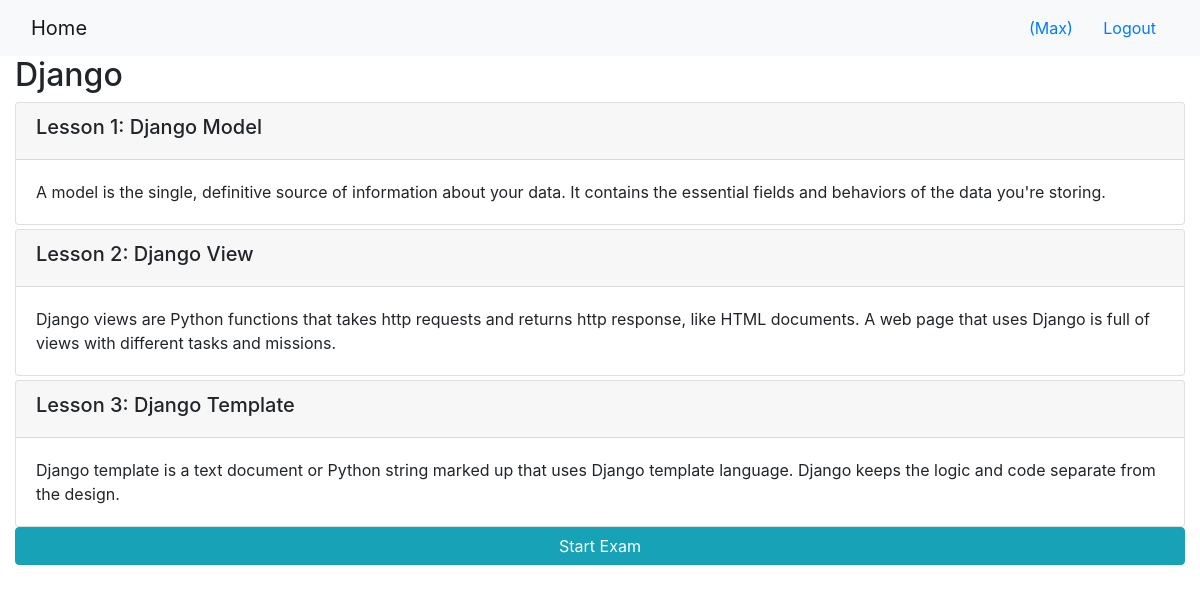
/onlinecourse/1/ (signed in), run on the app's committed database.
### onlinecourse/models.py (models this page shows, shortened)
class Course(models.Model):
    name = models.CharField(null=False, max_length=30, default='online course')
    image = models.ImageField(upload_to='course_images/')
    description = models.CharField(max_length=1000)
    pub_date = models.DateField(null=True)
    instructors = models.ManyToManyField(Instructor)
    users = models.ManyToManyField(settings.AUTH_USER_MODEL, through='Enrollment')
    total_enrollment = models.IntegerField(default=0)
    is_enrolled = False

class Lesson(models.Model):
    title = models.CharField(max_length=200, default="title")
    order = models.IntegerField(default=0)
    course = models.ForeignKey(Course, on_delete=models.CASCADE)
    content = models.TextField()

### onlinecourse/views.py (the view)
# urls.py: path('<int:pk>/', views.CourseDetailView.as_view(), name='course_details'),
class CourseDetailView(generic.DetailView):
    model = Course
    template_name = 'onlinecourse/course_detail_bootstrap.html'

### onlinecourse/templates/onlinecourse/course_detail_bootstrap.html (shortened to what this page needs)
<!DOCTYPE html>
<html lang="en">
<head>
     {% load static %}
    <link rel="stylesheet" href="https://maxcdn.bootstrapcdn.com/bootstrap/4.5.2/css/bootstrap.min.css">
</head>
<body>
    <nav class="navbar navbar-light bg-light">
        <div class="container-fluid">
            <div class="navbar-header">
                  <a class="navbar-brand" href="{% url 'onlinecourse:index' %}">Home</a>
            </div>
            <ul class="nav navbar-nav navbar-right">
                {% if user.is_authenticated %}
                <li>
                    <a class="btn btn-link" href="#">{{ user.first_name }}({{ user.username }})</a>
                    <a class="btn btn-link" href="{% url 'onlinecourse:logout' %}">Logout</a>
                </li>
                {% endif %}
            </ul>
        </div>
    </nav>
    <div class="container-fluid">
            <h2>{{ course.name }}</h2>
            <div class="card-columns-vertical">
                {% for lesson in course.lesson_set.all %}
                    <div class="card mt-1">
                        <div class="card-header"><h5>Lesson {{lesson.order|add:1}}: {{lesson.title}}</h5></div>
                        <div class="card-body">{{lesson.content}}</div>
                    </div>
                {% endfor %}
            </div>
            <button data-toggle="collapse" data-target="#exam"
                 class="btn btn-info" role="button" style="width:100%">
                Start Exam</button>
    </div>
</body>
</html>

### data on the page
Course: name "Django"
Lesson: order|add "1", title "Django Model", content "A model is the single, definitive source of information about your data. It contains the essential fields and behaviors of the data you're storing."
Lesson: order|add "2", title "Django View", content "Django views are Python functions that takes http requests and returns http response, like HTML documents. A web page that uses Django is full of views with different tasks and missions."
Lesson: order|add "3", title "Django Template", content "Django template is a text document or Python string marked up that uses Django template language. Django keeps the logic and code separate from the design."

### other printed values
{{ user.username }} "Max"
